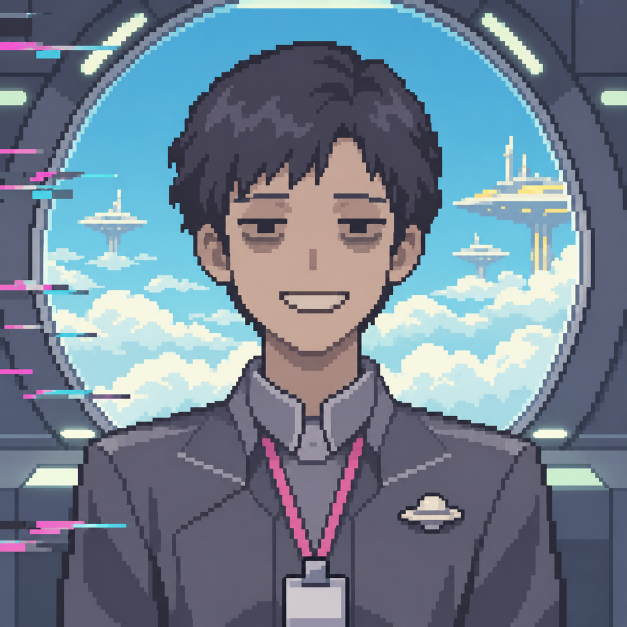
#> input picture astar.png, 1254 x 1254 px (shown at 1/2 size)
$ python -i art-import.py   (imports and definitions only)
#> lines starting #> are read from the running program, lines starting #| are printed output that depends on the picture
#!/usr/bin/env python3
# 把製作人生成的美術（ChatGPT 的大圖）縮成遊戲的原生像素，放進 game/img/。
# 用法：python3 tools/art-import.py <原圖資料夾> [game/img]
# 原圖在 main 分支的根目錄（1536×1024 或 1254×1254）；這個腳本只在 Claude 整理美術時使用，遊戲和打包都不需要它。
# 每張圖：置中裁成指定比例 → 用平均法縮小（保留像素畫的塊面）→ 減到指定顏色數（不抖動）→ 存成 PNG。
import os
import sys
from PIL import Image

SRC = sys.argv[1] if len(sys.argv) > 1 else '.'
OUT = sys.argv[2] if len(sys.argv) > 2 else os.path.join(os.path.dirname(__file__), '..', 'game', 'img')

# (檔名開頭, 比例 寬:高, 尺寸, 顏色數, 保留透明)
RULES = [
    ('day-', (2, 1), (256, 128), 48, False),      # 生活卡的橫幅
    ('trip-', (2, 1), (256, 128), 48, False),     # 出國卡的橫幅（按地區）
    ('friend-', (1, 1), (128, 128), 48, False),   # 朋友頭像
    ('pack-', (2, 3), (96, 144), 48, True),       # 素材包
    ('scene-', (16, 9), (320, 180), 64, False),   # 市集、篩選日
    ('stage-', (16, 9), (320, 180), 64, False),   # 創作桌的四個場景
    ('end-', (16, 9), (320, 180), 64, False),     # 結局（人類樣本檔案頂部）
    ('emblem', (1, 1), (128, 128), 16, True),     # 星際人才發展局徽章
    ('icon', (1, 1), (64, 64), 32, True),         # 遊戲圖示
    # 第十五期新增（docs/art-prompts/README.md 第九節；收到之後按這裡的規格處理）
    ('species-', (1, 1), (128, 128), 48, False),  # 外星種族的頭像
    ('collect-', (16, 9), (320, 180), 64, False), # 朋友被收藏之後的場景
    ('story-', (2, 1), (256, 128), 48, False),    # 章的視窗、反轉的視窗
    ('astar', (1, 1), (128, 128), 48, False),     # 阿星的頭像
    ('note-', (2, 1), (128, 64), 32, True),       # 浮城元的紙幣
]
SKIP = ('ka-',)  # 主視覺：Steam 頁面和 README 用，不放進遊戲（標題畫面由程式畫，會動）


def rule_for(name):
#> called with name = 'astar.png'
    for prefix, aspect, size, colors, alpha in RULES:
        if name.startswith(prefix):
            return aspect, size, colors, alpha
    return None


def crop_to(im, aspect):
    w, h = im.size
    aw, ah = aspect
    if w * ah > h * aw:  # 太寬：裁左右
        nw = h * aw // ah
        x = (w - nw) // 2
        return im.crop((x, 0, x + nw, h))
    nh = w * ah // aw  # 太高：裁上下
    y = (h - nh) // 2
    return im.crop((0, y, w, y + nh))


def process(path, out_dir):
    name = os.path.basename(path).lower()
    if name.startswith(SKIP):
        return None
    rule = rule_for(name)
    if not rule:
        return None
    aspect, size, colors, alpha = rule
    im = Image.open(path)
#> im is the input picture: PIL image 1254x1254 RGB; mean R, G, B 113.4, 129.3, 145.2
    im = im.convert('RGBA' if alpha else 'RGB')
    im = crop_to(im, aspect).resize(size, Image.Resampling.BOX)
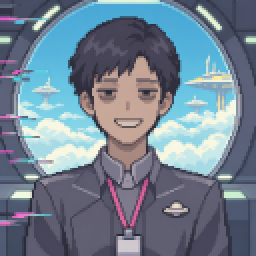
#> im: PIL image 128x128 RGB (shown 2 times larger); mean R, G, B 113.3, 129.2, 145.1
    if alpha:
        a = im.getchannel('A').point(lambda v: 255 if v >= 128 else 0)  # 像素畫只要全透明或不透明
        q = im.convert('RGB').quantize(colors=colors - 1, method=Image.Quantize.MEDIANCUT, dither=Image.Dither.NONE)
        pal = q.getpalette()[: (colors - 1) * 3] + [0, 0, 0]
        q.putpalette(pal)
        px = q.load()
        ap = a.load()
        for y in range(q.height):
            for x in range(q.width):
                if ap[x, y] == 0:
                    px[x, y] = colors - 1
        q.info['transparency'] = colors - 1
        out = q
    else:
        out = im.quantize(colors=colors, method=Image.Quantize.MEDIANCUT, dither=Image.Dither.NONE)
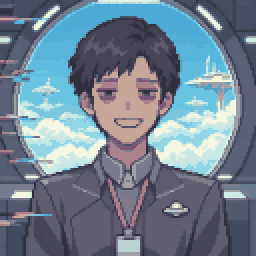
#> out: PIL image 128x128 P (shown 2 times larger); mean R, G, B 112.9, 129, 145.1
    dst = os.path.join(out_dir, name)
    out.save(dst, optimize=True, transparency=out.info.get('transparency')) if alpha else out.save(dst, optimize=True)
    return dst, size, os.path.getsize(dst)


def main():
    os.makedirs(OUT, exist_ok=True)
    done = []
    for f in sorted(os.listdir(SRC)):
        if f.lower().endswith('.png'):
            r = process(os.path.join(SRC, f), OUT)
            if r:
                done.append(r)
    total = sum(r[2] for r in done)
    for dst, size, n in done:
        print('%-28s %4d×%-4d %6.1f KB' % (os.path.basename(dst), size[0], size[1], n / 1024))
    print('%d 張，合共 %.0f KB' % (len(done), total / 1024))


# [2 lines not run here, left out]

>>> result = process('../astar.png', 'out.png')

$ run again, on day-haggle.png
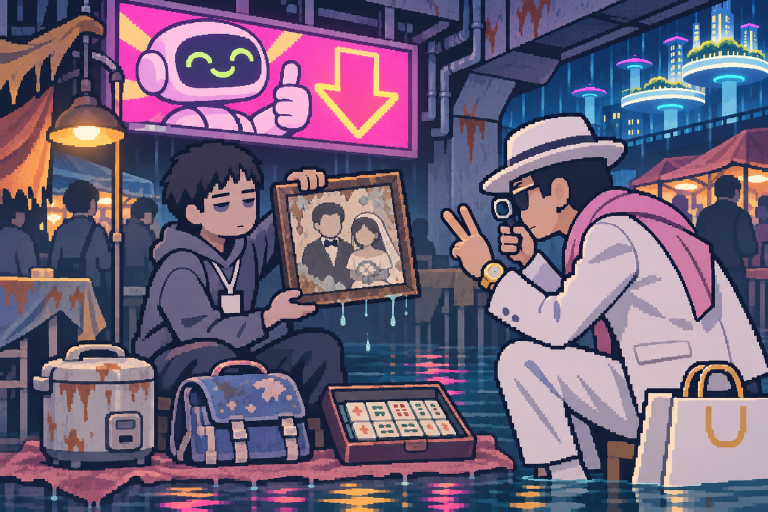
#> input picture day-haggle.png, 1536 x 1024 px (shown at 1/2 size)
#> in process, im is the input picture: PIL image 1536x1024 RGB; mean R, G, B 112, 96.8, 121.8
#> in crop_to, `return im.crop((0, y, w, y + nh))`:
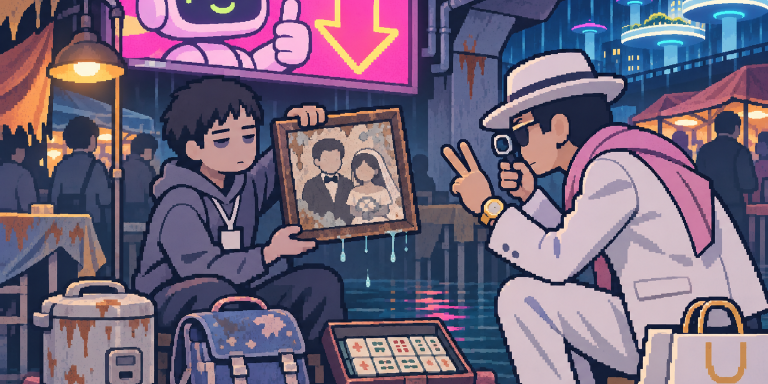
#> returned value: PIL image 1536x768 RGB (shown at 1/2 size); mean R, G, B 115.6, 101.1, 124
#> im: PIL image 256x128 RGB
#> in process, `out = im.quantize(colors=colors, method=Image.Quantize.MEDIANCUT, dith..`:
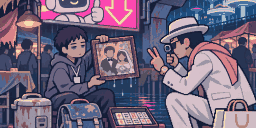
#> out: PIL image 256x128 P; mean R, G, B 114.9, 101.4, 124.6

$ run again, on day-salvage.png
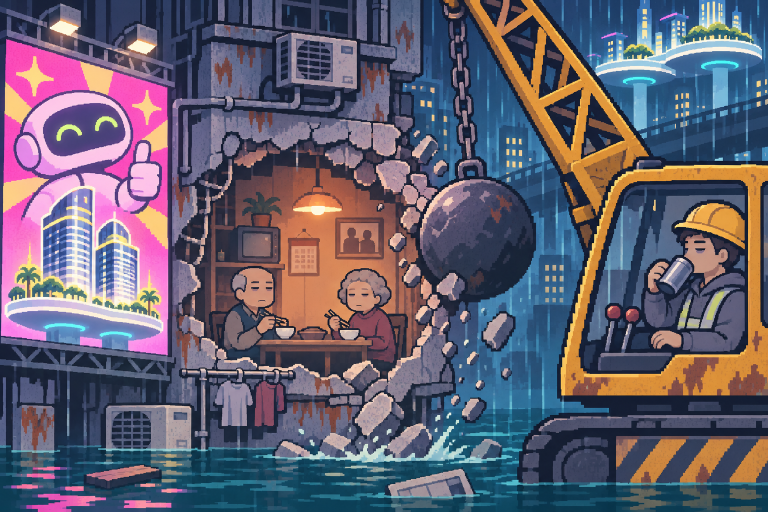
#> input picture day-salvage.png, 1536 x 1024 px (shown at 1/2 size)
#> in process, im is the input picture: PIL image 1536x1024 RGB; mean R, G, B 100.9, 95.7, 112.5
#> in process, `im = crop_to(im, aspect).resize(size, Image.Resampling.BOX)`:
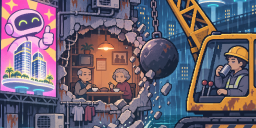
#> im: PIL image 256x128 RGB; mean R, G, B 110.9, 98.9, 114.4
#> in process, `out = im.quantize(colors=colors, method=Image.Quantize.MEDIANCUT, dith..`:
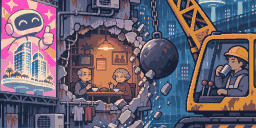
#> out: PIL image 256x128 P; mean R, G, B 110.4, 98.5, 113.2

$ run again, on day-trip.png
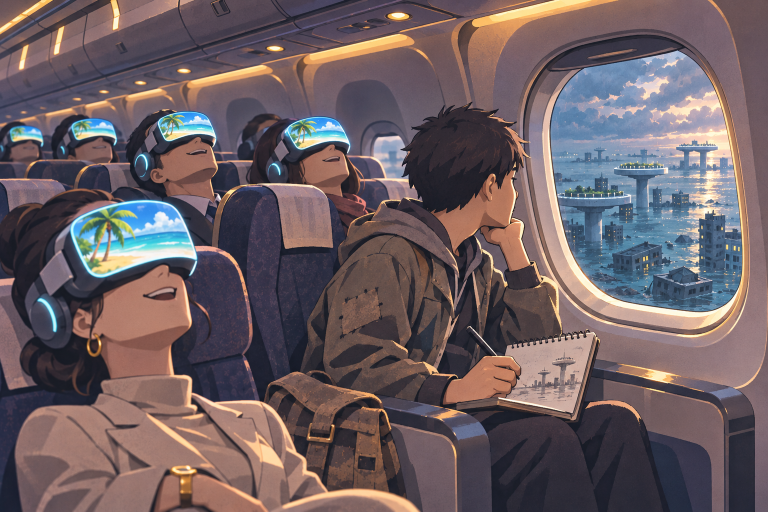
#> input picture day-trip.png, 1536 x 1024 px (shown at 1/2 size)
#> in process, im is the input picture: PIL image 1536x1024 RGB; mean R, G, B 108.5, 94.8, 98.7
#> in crop_to, `return im.crop((0, y, w, y + nh))`:
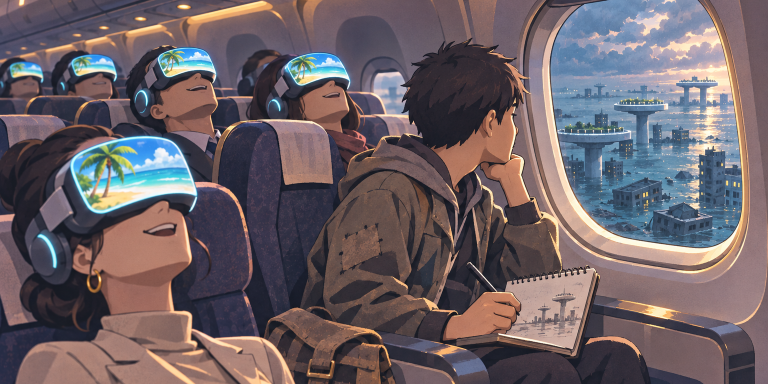
#> returned value: PIL image 1536x768 RGB (shown at 1/2 size); mean R, G, B 108.7, 97.4, 102.4
#> im: PIL image 256x128 RGB
#> in process, `out = im.quantize(colors=colors, method=Image.Quantize.MEDIANCUT, dith..`:
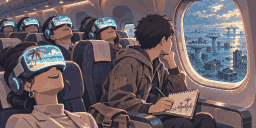
#> out: PIL image 256x128 P; mean R, G, B 109.1, 97, 101.7
